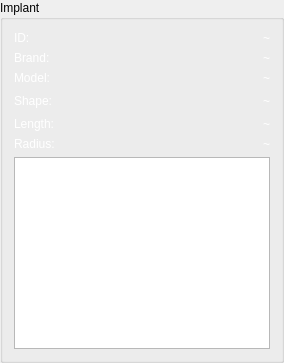
       <widget class="QGroupBox" name="groupBox">
        <property name="title">
         <string>Implant</string>
        </property>
        <layout class="QGridLayout" name="gridLayout">
         <item row="4" column="0">
          <widget class="QLabel" name="label_7">
           <property name="styleSheet">
            <string notr="true">color:white; background-color: transparent;</string>
           </property>
           <property name="text">
            <string>Length: </string>
           </property>
           <property name="alignment">
            <set>Qt::AlignLeading|Qt::AlignLeft|Qt::AlignVCenter</set>
           </property>
          </widget>
         </item>
         <item row="1" column="0">
          <widget class="QLabel" name="label_8">
           <property name="minimumSize">
            <size>
             <width>0</width>
             <height>0</height>
            </size>
           </property>
           <property name="styleSheet">
            <string notr="true">color:white; background-color: transparent;</string>
           </property>
           <property name="text">
            <string>Brand: </string>
           </property>
          </widget>
         </item>
         <item row="3" column="1">
          <spacer name="horizontalSpacer">
           <property name="orientation">
            <enum>Qt::Horizontal</enum>
           </property>
           <property name="sizeHint" stdset="0">
            <size>
             <width>40</width>
             <height>20</height>
            </size>
           </property>
          </spacer>
         </item>
         <item row="5" column="0">
          <widget class="QLabel" name="label_6">
           <property name="styleSheet">
            <string notr="true">color:white; background-color: transparent;</string>
           </property>
           <property name="text">
            <string>Radius: </string>
           </property>
           <property name="alignment">
            <set>Qt::AlignLeading|Qt::AlignLeft|Qt::AlignVCenter</set>
           </property>
          </widget>
         </item>
         <item row="0" column="0">
          <widget class="QLabel" name="label_3">
           <property name="minimumSize">
            <size>
             <width>0</width>
             <height>0</height>
            </size>
           </property>
           <property name="styleSheet">
            <string notr="true">color:white; background-color: transparent;</string>
           </property>
           <property name="text">
            <string>ID: </string>
           </property>
          </widget>
         </item>
         <item row="1" column="2">
          <widget class="QLabel" name="labelBrand">
           <property name="styleSheet">
            <string notr="true">color:white; background-color: transparent;</string>
           </property>
           <property name="text">
            <string>~</string>
           </property>
          </widget>
         </item>
         <item row="4" column="2">
          <widget class="QLabel" name="labelLength">
           <property name="styleSheet">
            <string notr="true">color:white; background-color: transparent;</string>
           </property>
           <property name="text">
            <string>~</string>
           </property>
          </widget>
         </item>
         <item row="0" column="2">
          <widget class="QLabel" name="labelID">
           <property name="styleSheet">
            <string notr="true">color:white; background-color: transparent;</string>
           </property>
           <property name="text">
            <string>~</string>
           </property>
          </widget>
         </item>
         <item row="6" column="0" colspan="3">
          <widget class="QGraphicsView" name="graphicsView"/>
         </item>
         <item row="5" column="2">
          <widget class="QLabel" name="labelRadius">
           <property name="styleSheet">
            <string notr="true">color:white; background-color: transparent;</string>
           </property>
           <property name="text">
            <string>~</string>
           </property>
          </widget>
         </item>
         <item row="2" column="2">
          <widget class="QLabel" name="labelModel">
           <property name="styleSheet">
            <string notr="true">color:white; background-color: transparent;</string>
           </property>
           <property name="text">
            <string>~</string>
           </property>
          </widget>
         </item>
         <item row="3" column="2">
          <widget class="QLabel" name="labelShape">
           <property name="styleSheet">
            <string notr="true">color:white; background-color: transparent;</string>
           </property>
           <property name="text">
            <string>~</string>
           </property>
          </widget>
         </item>
         <item row="2" column="0">
          <widget class="QLabel" name="label">
           <property name="styleSheet">
            <string notr="true">color:white; background-color: transparent;</string>
           </property>
           <property name="text">
            <string>Model:</string>
           </property>
          </widget>
         </item>
         <item row="3" column="0">
          <widget class="QLabel" name="label_9">
           <property name="minimumSize">
            <size>
             <width>0</width>
             <height>0</height>
            </size>
           </property>
           <property name="styleSheet">
            <string notr="true">color:white; background-color: transparent;</string>
           </property>
           <property name="text">
            <string>Shape:</string>
           </property>
          </widget>
         </item>
        </layout>
       </widget>
